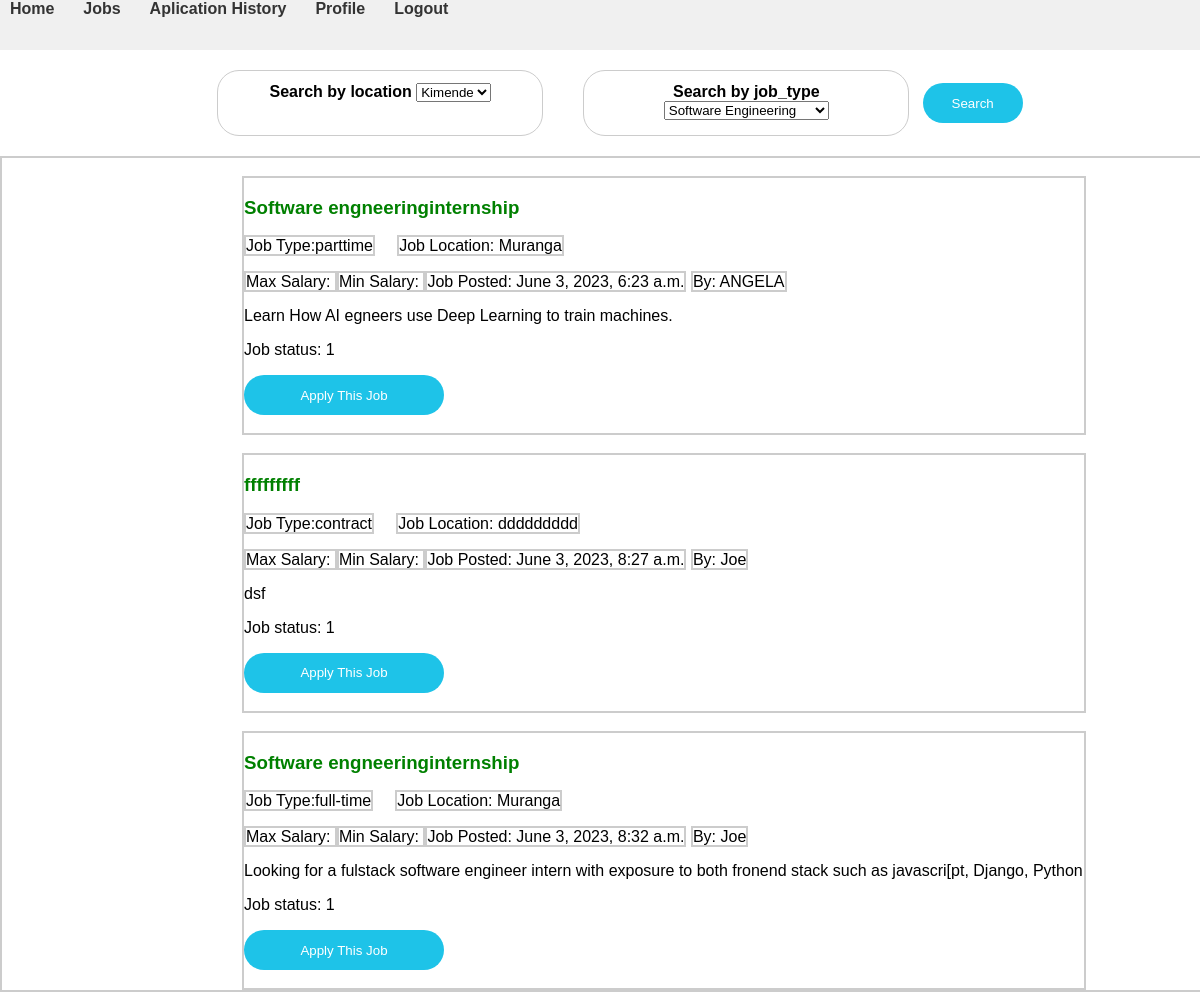
/employee/, run on the app's committed database.
### jobs/models.py (models this page shows, shortened)
class Job(models.Model):
    job_id = models.AutoField(primary_key=True)
    job_title = models.CharField(max_length=50)
    job_type = models.CharField(max_length=50)
    job_status = models.IntegerField(choices=((1, 'Active'), (2, 'Inactive')))
    requiments = models.CharField(max_length=1000)
    job_location = models.CharField(max_length=500)
    description = models.CharField(max_length=4000)
    salary = models.IntegerField()
    Date_posted = models.DateTimeField(auto_now_add=True)
    user_id = models.ForeignKey(Employer, on_delete=models.CASCADE)
    class Meta:
        managed = True
        db_table = 'jobs'
        verbose_name_plural = 'Jobs'

### account/models.py (models this page shows, shortened)
class Employer(models.Model):
    employerid = models.AutoField(primary_key=True)
    userid = models.ForeignKey(settings.AUTH_USER_MODEL, on_delete=models.CASCADE)
    firstname = models.CharField(max_length=100)
    lastname = models.CharField(max_length=100)
    phonenumber = models.CharField(max_length=20)
    email = models.EmailField(max_length=200)
    password = models.TextField(max_length=50)
    location = models.CharField(max_length=20)
    class Meta:
        db_table = 'employer'
        verbose_name_plural = 'Employers'

### jobs/views.py (the view)
# urls.py: path('', jobseeker_landing, name='employee_landing'),
def jobseeker_landing(request):
    jobs = Job.objects.all()
    return render(request, 'jobs/employee_landing.html', {'jobs': jobs})

### templates/jobs/employee_landing.html (shortened to what this page needs)
{% load static %}
<link rel="stylesheet" href="{% static 'css/style.css' %}">
<!DOCTYPE html>
<html>
<head>
</head>
<body>
    <header>
        <navbar id="nav">
            <div class="nav">
                <div class ="items">
            <b><a href="/">Home</a>
                <span>&nbsp;</span>
            </div><div class="items">
                <a href="/employee">Jobs</a>
                <span>&nbsp;</span>
                </div><div class="items">
                <a href="employee/<employee_name/aplications">Aplication History</a>
                <span>&nbsp;</span>
                </div><div class="items">
                <a href="/employee">Profile</a>
                <span>&nbsp;</span>
                </div><div class="items">
                <a href="/account/logout">Logout</a>
                <span>&nbsp;</span>
                </div><div class="right-items">
               <div class="profile-pic"><a href="" ></a></div>
                <span>&nbsp;</span>
                </div><div class="right-items">
                <div class="notifications"><a href="" class="notifications"></a>
                </div><div></div>
            </div>
            </div>
        </navbar>
    </header>
    <body>
    <div class="main-container">
        <section class="search-bar">
            <div class="location">
                <b>Search by location</b>
                <select>
                    <option value="location">Kimende</option>
                </select>
            </div>
            <div class="job_type">
                <b>Search by job_type</b>
                <select>
                    <option value="job_type">Software Engineering</option>
                </select>
            </div>
            <span>&nbsp;</span><span>&nbsp;</span><span>&nbsp;</span>
            <div class="search-button">
                <button class="searchbtn">Search</button>
            </div>
        </section>
    </div>
<div class="job-container">
    {% for job in jobs %}
    <br>
    <div class="job">
        <div class="job-title">
            <h3>{{job.job_title}}</h3>
            <div class="job-headings">
                <span id="job-type">Job Type:{{job.job_type}}</span> &nbsp; &nbsp;
                <span id="job-location">Job Location: {{job.job_location}}</span>
                </div>
                <br>
                <div class="job-salary">
                <span class="salary">Max Salary: {{job.max_salary}}</span>
                <span class="salary">Min Salary: {{job.min_salary}}</span>
                <span class="job-posted">Job Posted: {{job.Date_posted}}</span>
                <span id="by">By: {{job.user_id.firstname}}</span>
            </div>
        </div>
        <div class="job-description">
            <p>{{job.description}}</p>
        </div>
        <div class="job-requirements">
            <p>Job status: {{job.job_status}}</p>
        </div>
        <div class="job-apply">
            <button class="applybtn">Apply This Job</button><br>
        </div>
        <br>
    </div>
    {% endfor %}
</div>
</body>
</html>

### static/css/style.css (style rules this page uses)
body { margin: 0; padding: 0; font-family: Arial, sans-serif; }
.search-bar { background-color: white; width: 100%; display: flex; justify-content: center; align-items: center; margin: 20px; }
.location, .job_type { height: 40px; text-align: center; border: 1px solid #ccc; border-radius: 22px; width: 25%; padding: 0.75rem; }
.location { margin-right: 20px; }
.job_type { margin-left: 20px; }
.nav { display: flex; height: 50px; background-color: #f0f0f0; }
.nav a { text-decoration: none; padding: 10px; color: #333; }
.right-items { margin-left: auto; }
.profile-pic a { display: inline-block; width: 30px; height: 30px; background-image: url("../images/2984705.png"); background-size: cover; border-radius: 50%; }
.notifications a { display: inline-block; width: 24px; height: 24px; background-image: url("../images/notification.png"); background-size: cover; }
.searchbtn { background-color: #1ec3e8; color: white; border: none; border-radius: 22px; height: 40px; width: 100px; cursor: pointer; }
.job-container { width: 100%; height: Auto; border:2px solid #ccc; }
.job { width: 70%; height: auto; justify-content: center; margin-left: 20%; flex-direction: column; border:2px solid #ccc; }
.job-headings #job-type, .job-headings #job-location, .job-salary .salary, .job-salary .job-posted, .job-salary #by { border:2px solid #ccc; }
.applybtn { background-color: #1ec3e8; color: white; border: none; border-radius: 22px; height: 40px; width: 200px; cursor: pointer; }
.job-title h3 { color: green; }
.postjob label, option { border: 2px solid #ccc; background-color: #ccc; width: 40%; font-size: larger; margin-left: 5%; font-family: "Noto Sans", "Helvetica Neue", Helvetica, Arial, "Liberation Sans", Roboto, Noto, sans-serif; }

### data on the page
Job: job_title "Software engneeringinternship", job_type "parttime", job_location "Muranga", Date_posted "June 3, 2023, 6:23 a.m.", user_id.firstname "ANGELA", description "Learn How AI egneers use Deep Learning to train machines.", job_status "1"
Job: job_title "fffffffff", job_type "contract", job_location "ddddddddd", Date_posted "June 3, 2023, 8:27 a.m.", user_id.firstname "Joe", description "dsf", job_status "1"
Job: job_title "Software engneeringinternship", job_type "full-time", job_location "Muranga", Date_posted "June 3, 2023, 8:32 a.m.", user_id.firstname "Joe", description "Looking for a fulstack software engineer intern with exposure to both fronend stack such as javascri[pt, Django, Python", job_status "1"
